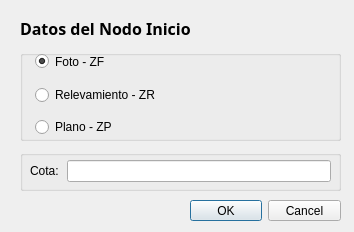
<?xml version="1.0" encoding="UTF-8"?>
<ui version="4.0">
 <class>NodoFinalTramo</class>
 <widget class="QDialog" name="NodoFinalTramo">
  <property name="geometry">
   <rect>
    <x>0</x>
    <y>0</y>
    <width>354</width>
    <height>232</height>
   </rect>
  </property>
  <property name="windowTitle">
   <string>Información Nodo Inicial</string>
  </property>
  <property name="modal">
   <bool>true</bool>
  </property>
  <widget class="QLabel" name="label">
   <property name="geometry">
    <rect>
     <x>20</x>
     <y>20</y>
     <width>171</width>
     <height>16</height>
    </rect>
   </property>
   <property name="font">
    <font>
     <family>Bell MT</family>
     <pointsize>12</pointsize>
     <weight>75</weight>
     <italic>false</italic>
     <bold>true</bold>
    </font>
   </property>
   <property name="text">
    <string>Datos del Nodo Inicio:</string>
   </property>
   <property name="textFormat">
    <enum>Qt::AutoText</enum>
   </property>
  </widget>
  <widget class="QDialogButtonBox" name="buttonBox">
   <property name="geometry">
    <rect>
     <x>190</x>
     <y>200</y>
     <width>151</width>
     <height>21</height>
    </rect>
   </property>
   <property name="standardButtons">
    <set>QDialogButtonBox::Cancel|QDialogButtonBox::Ok</set>
   </property>
  </widget>
  <widget class="QGroupBox" name="groupBox">
   <property name="geometry">
    <rect>
     <x>20</x>
     <y>50</y>
     <width>321</width>
     <height>91</height>
    </rect>
   </property>
   <property name="title">
    <string/>
   </property>
   <widget class="QWidget" name="formLayoutWidget">
    <property name="geometry">
     <rect>
      <x>0</x>
      <y>0</y>
      <width>321</width>
      <height>87</height>
     </rect>
    </property>
    <layout class="QFormLayout" name="formLayout">
     <property name="rowWrapPolicy">
      <enum>QFormLayout::DontWrapRows</enum>
     </property>
     <property name="labelAlignment">
      <set>Qt::AlignLeading|Qt::AlignLeft|Qt::AlignVCenter</set>
     </property>
     <property name="horizontalSpacing">
      <number>8</number>
     </property>
     <property name="verticalSpacing">
      <number>12</number>
     </property>
     <item row="2" column="0">
      <widget class="QLabel" name="label_4">
       <property name="text">
        <string/>
       </property>
      </widget>
     </item>
     <item row="0" column="1">
      <widget class="QRadioButton" name="rb_foto_ini">
       <property name="sizePolicy">
        <sizepolicy hsizetype="Expanding" vsizetype="Preferred">
         <horstretch>50</horstretch>
         <verstretch>50</verstretch>
        </sizepolicy>
       </property>
       <property name="font">
        <font>
         <pointsize>9</pointsize>
        </font>
       </property>
       <property name="text">
        <string>Foto - ZF</string>
       </property>
       <property name="checked">
        <bool>true</bool>
       </property>
      </widget>
     </item>
     <item row="2" column="1">
      <widget class="QRadioButton" name="rb_plano_ini">
       <property name="font">
        <font>
         <pointsize>9</pointsize>
        </font>
       </property>
       <property name="text">
        <string>Plano - ZP</string>
       </property>
      </widget>
     </item>
     <item row="1" column="1">
      <widget class="QRadioButton" name="rb_relev_ini">
       <property name="font">
        <font>
         <pointsize>9</pointsize>
        </font>
       </property>
       <property name="text">
        <string>Relevamiento - ZR</string>
       </property>
      </widget>
     </item>
    </layout>
   </widget>
  </widget>
  <widget class="QGroupBox" name="groupBox_2">
   <property name="geometry">
    <rect>
     <x>20</x>
     <y>150</y>
     <width>321</width>
     <height>41</height>
    </rect>
   </property>
   <property name="title">
    <string/>
   </property>
   <widget class="QWidget" name="formLayoutWidget_2">
    <property name="geometry">
     <rect>
      <x>10</x>
      <y>10</y>
      <width>301</width>
      <height>31</height>
     </rect>
    </property>
    <layout class="QFormLayout" name="formLayout_2">
     <property name="rowWrapPolicy">
      <enum>QFormLayout::DontWrapRows</enum>
     </property>
     <property name="labelAlignment">
      <set>Qt::AlignLeading|Qt::AlignLeft|Qt::AlignVCenter</set>
     </property>
     <property name="horizontalSpacing">
      <number>8</number>
     </property>
     <property name="verticalSpacing">
      <number>12</number>
     </property>
     <item row="0" column="0">
      <widget class="QLabel" name="label_5">
       <property name="font">
        <font>
         <pointsize>9</pointsize>
        </font>
       </property>
       <property name="text">
        <string>Cota:</string>
       </property>
      </widget>
     </item>
     <item row="0" column="1">
      <widget class="QLineEdit" name="cota_ini">
       <property name="enabled">
        <bool>true</bool>
       </property>
       <property name="sizePolicy">
        <sizepolicy hsizetype="Expanding" vsizetype="Fixed">
         <horstretch>0</horstretch>
         <verstretch>0</verstretch>
        </sizepolicy>
       </property>
      </widget>
     </item>
    </layout>
   </widget>
  </widget>
 </widget>
 <resources/>
 <connections>
  <connection>
   <sender>buttonBox</sender>
   <signal>clicked(QAbstractButton*)</signal>
   <receiver>NodoFinalTramo</receiver>
   <slot>accept()</slot>
   <hints>
    <hint type="sourcelabel">
     <x>280</x>
     <y>132</y>
    </hint>
    <hint type="destinationlabel">
     <x>181</x>
     <y>75</y>
    </hint>
   </hints>
  </connection>
  <connection>
   <sender>buttonBox</sender>
   <signal>rejected()</signal>
   <receiver>NodoFinalTramo</receiver>
   <slot>reject()</slot>
   <hints>
    <hint type="sourcelabel">
     <x>280</x>
     <y>132</y>
    </hint>
    <hint type="destinationlabel">
     <x>181</x>
     <y>75</y>
    </hint>
   </hints>
  </connection>
 </connections>
</ui>
